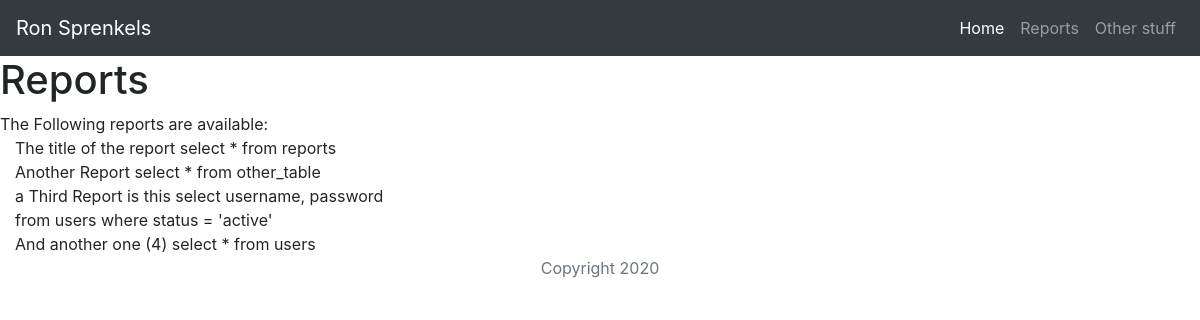
The page / on the database its author committed.
### reports/models.py (models this page shows)
class Report(models.Model):
    title = models.CharField(max_length=50)
    query = models.CharField(max_length=65000)
    created = models.DateTimeField()

### reports/views.py (the view)
# urls.py: 2. Add a URL to urlpatterns:  path('', views.home, name='home')
def home(request):
    reports = Report.objects
    return render(request, 'reports/home.html', {'reports':reports})

### reports/templates/reports/home.html (shortened to what this page needs)
<!doctype html>
<html lang="en">
<head>
    <link rel="stylesheet" href="https://stackpath.bootstrapcdn.com/bootstrap/4.4.1/css/bootstrap.min.css">
</head>
<body>
<header>
    <nav class="navbar navbar-expand-lg navbar-dark bg-dark">
        <a class="navbar-brand" href="#">Ron Sprenkels</a>
        <div class="collapse navbar-collapse" id="navbarNavAltMarkup">
            <div class="navbar-nav ml-auto">
                <a class="nav-item nav-link active" href="#">Home </a>
                <a class="nav-item nav-link" href="#">Reports</a>
                <a class="nav-item nav-link" href="#">Other stuff</a>
            </div>
        </div>
    </nav>
</header>
<main role="main">
    <H1> Reports </H1>
    The Following reports are available:
    {% for report in reports.all %}
        <div class="col-md-4">
            {{ report.title }} {{ report.query }}
        </div>
    {%  endfor %}
</main>
<footer class="text-muted">
    <div class="container text-center">
        <p> Copyright {%  now "Y" %}</p>
    </div>
</footer>
</body>
</html>

### rows shown on the page
Report: title "The title of the report", query "select * from reports"
Report: title "Another Report", query "select * from other_table"
Report: title "a Third Report is this", query "select username, password from users where status = 'active'"
Report: title "And another one (4)", query "select * from users"
